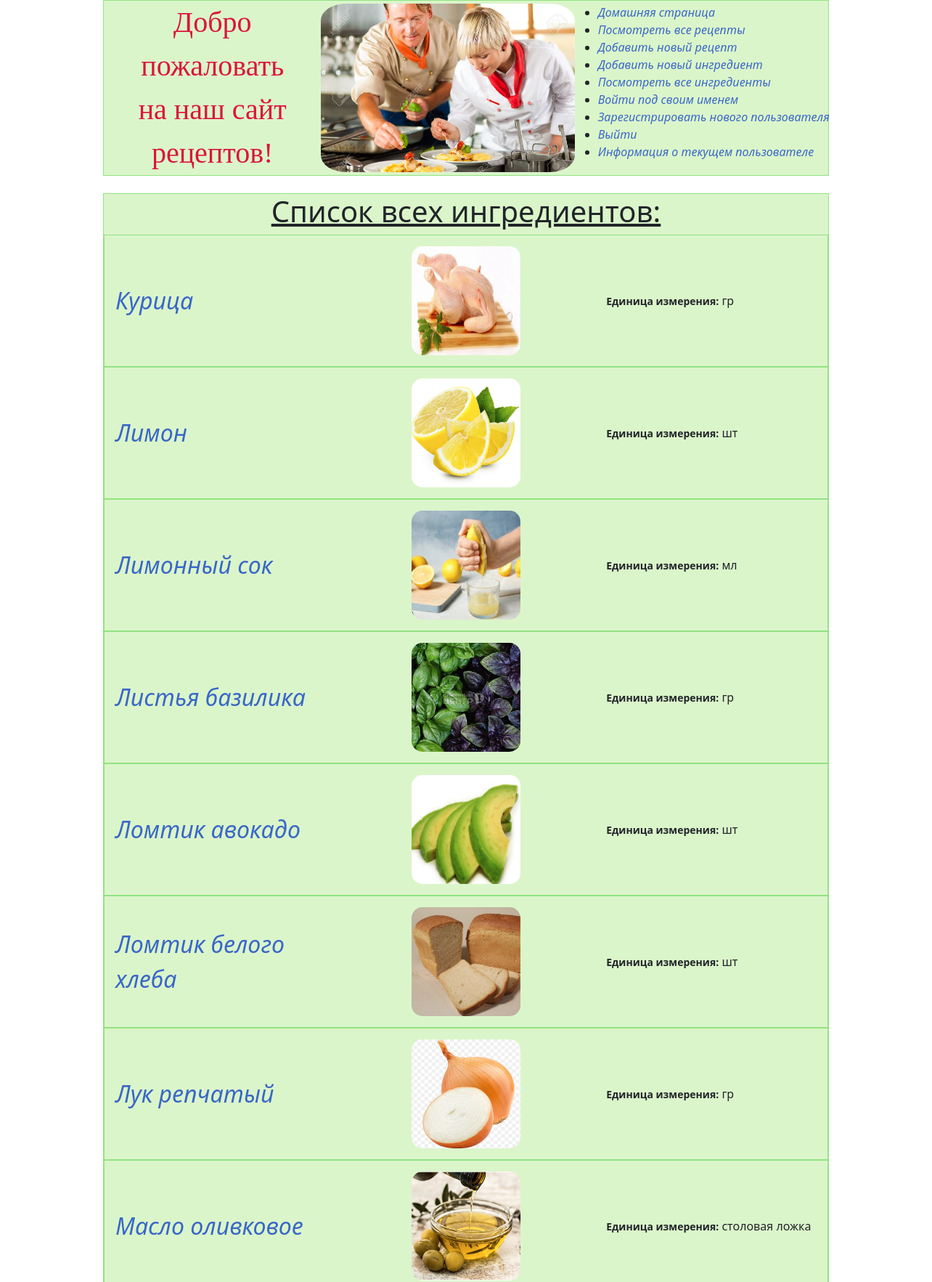
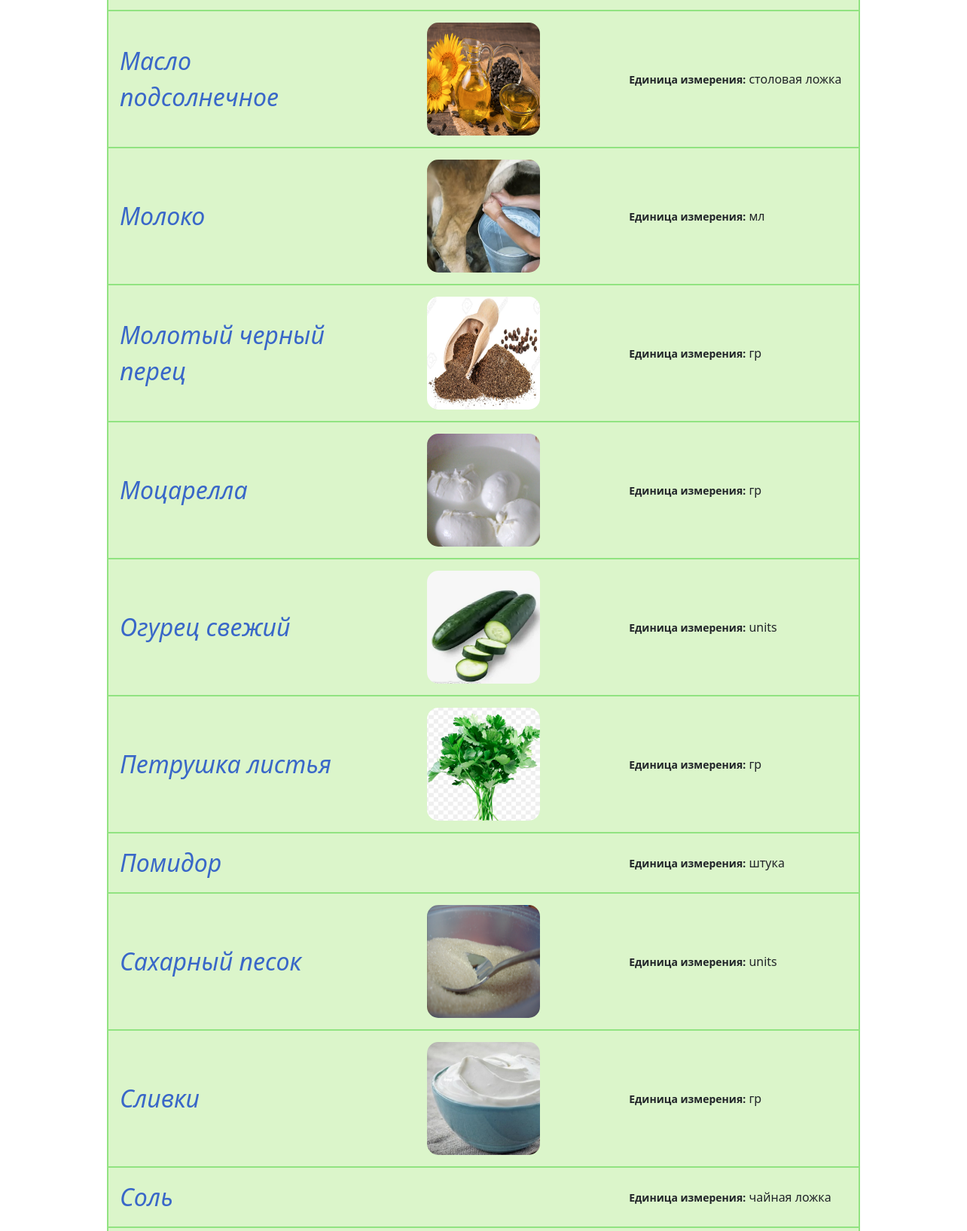
Screenshot of /ingred/ (upper part) with the database file from the repository (2 pictures, top to bottom).
### recipeapp/models.py (models this page shows, shortened)
class Ingredient(models.Model):
    class Meta:
        ordering = ["name", 'measurement_unit']
    name = models.CharField(max_length=100, db_index=True)
    description = models.TextField(null=False, blank=True, db_index=True)
    measurement_unit = models.CharField(max_length=20, default='units')
    archived = models.BooleanField(default=False)
    preview = models.ImageField(null=True, blank=True, upload_to=ingredient_preview_directory_path)

### recipeapp/views.py (the view)
# urls.py: path('ingred/', IngredientsListView.as_view(), name='ingredients_list'),
class IngredientsListView(ListView):
    template_name = 'recipeapp/ingredients-list.html'
    context_object_name = 'ingredients'
    queryset = Ingredient.objects.filter(archived=False)

### recipeapp/templates/recipeapp/ingredients-list.html (shortened to what this page needs)
{% extends 'recipeapp/base.html' %}
{% block body %}
<div class="fixed-container">
    <h1 class="section-header">Список всех ингредиентов:</h1>
    {% if ingredients %}
    {% for ingredient in ingredients %}
    <div class="ingredients-list">
        <div>
            <a class="ingred-list-name" href="{% url 'recipeapp:ingredient_details' pk=ingredient.pk %}">{{ ingredient.name }}</a>
        </div>
        <div class="ingred-list-img-div">
            {% if ingredient.preview %}
            <img class="ingred-list-img" src="{{ ingredient.preview.url }}" alt="{{ ingredient.preview.name }}">
            {% endif %}
        </div>
        <div>
            <b><small>Единица измерения:</small></b> {{ ingredient.measurement_unit }}
        </div>
    </div>
    {% endfor %}
    <br>
    {% else %}
    {% url 'recipeapp:ingredient_create' as create_ingredient_url %}
    <h3>Здесь пока нет ингредиентов!</h3>
    <a href="{{ create_ingredient_url }}"
    >Создать новый ингредиент</a>
    {% endif %}
</div>
{% endblock %}

### static/styles.css (style rules this page uses)
html, body { margin: 0; padding: 0; }
.fixed-container { max-width: 1000px; height: 100%; margin-left: auto; margin-right: auto; background-color: #DBF5CA; }
img { border-radius: 10%; }
.ingredients-list { display: grid; grid-template-columns: 30% 40% 30%; align-items: center; border: 1px solid #91e381; padding: 15px; }
.section-header { text-align: center; text-decoration: underline; }
.ingred-list-img-div { justify-self: center; }
.ingred-list-img { width: 150px; height: 150px; }
.ingred-list-name { font-size: 200% }
a { text-decoration: none; font-style: italic; color: #3967C8 }

### rows the page displays
Ingredient: name "Курица", preview (picture), measurement_unit "гр"
Ingredient: name "Лимон", preview (picture), measurement_unit "шт"
Ingredient: name "Лимонный сок", preview (picture), measurement_unit "мл"
Ingredient: name "Листья базилика", preview (picture), measurement_unit "гр"
Ingredient: name "Ломтик авокадо", preview (picture), measurement_unit "шт"
Ingredient: name "Ломтик белого хлеба", preview (picture), measurement_unit "шт"
Ingredient: name "Лук репчатый", preview (picture), measurement_unit "гр"
Ingredient: name "Масло оливковое", preview (picture), measurement_unit "столовая ложка"
Ingredient: name "Масло подсолнечное", preview (picture), measurement_unit "столовая ложка"
Ingredient: name "Молоко", preview (picture), measurement_unit "мл"
Ingredient: name "Молотый черный перец", preview (picture), measurement_unit "гр"
Ingredient: name "Моцарелла", preview (picture), measurement_unit "гр"
Ingredient: name "Огурец свежий", preview (picture), measurement_unit "units"
Ingredient: name "Петрушка листья", preview (picture), measurement_unit "гр"
Ingredient: name "Помидор", measurement_unit "штука"
Ingredient: name "Сахарный песок", preview (picture), measurement_unit "units"
Ingredient: name "Сливки", preview (picture), measurement_unit "гр"
Ingredient: name "Соль", measurement_unit "чайная ложка"
